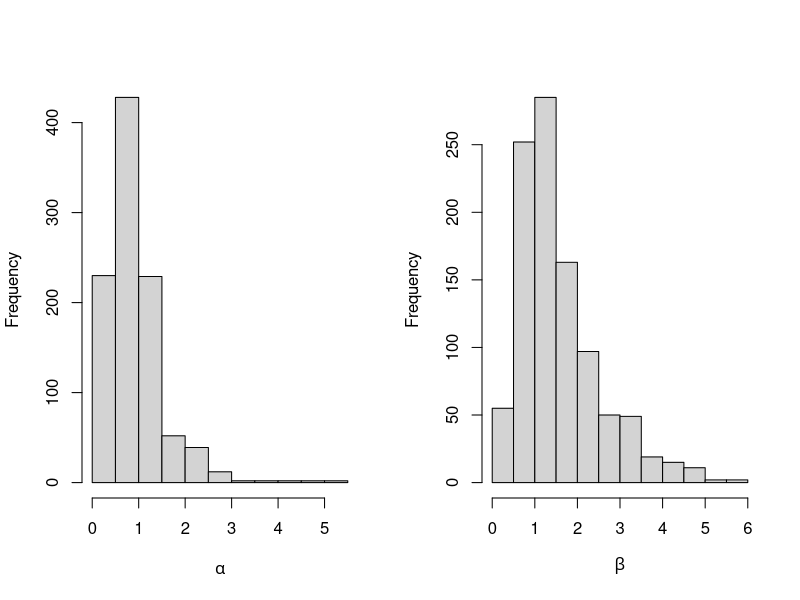
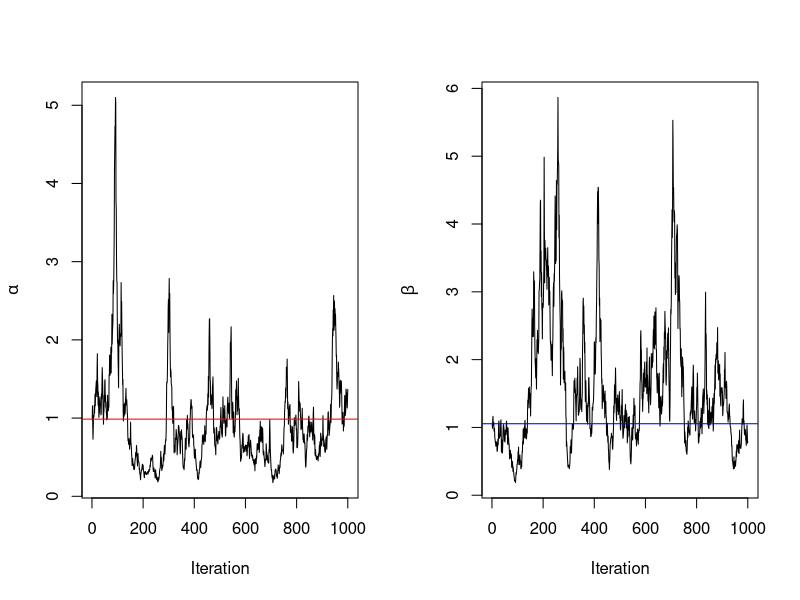

These figures' R source, in order:
## ---- chunk 1
knitr::opts_chunk$set(echo = TRUE, cache = TRUE)
## ---- chunk 2
set.seed(1)
# set up priors (mean)
a0 <- mean(rgamma(1000, shape = 1, rate = 1))
b0 <- mean(rgamma(1000, shape = 1, rate = 1))

# true data distribution
N <- 100  # 100 Xi observations
X <- rexp(n = N, a0*b0) #create 100 observations where X~exp(ab)

Xsum = sum(X) # for later use
## ---- chunk 3
# store posterior samples of a and b
alphas <- c()
betas <- c()

# input a0, b0
# we are choosing the starting points to be the mean of our prior distribution
alphas[1] <- a0
betas[1] <- b0

# choose how many iterations of Gibbs sampling to run
j <- 1000
## ---- chunk 4
# run for j (1000) iterations

for(i in 2:j){
# update a and b
a <- rgamma(n = 1, shape = N+1, rate = betas[i-1]*Xsum + 1)
alphas[i] <- a

b <- rgamma(n = 1, shape = N+1, rate = alphas[i]*Xsum + 1)
betas[i] <- b
}
## ---- chunk 5
# Histogram of samples
par(mfrow=c(1,2))
hist(alphas, xlab = expression(alpha), main = '')
hist(betas, xlab = expression(beta), main = '')
## ---- chunk 6
iterations <- 1:j
par(mfrow=c(1,2))
plot(alphas ~ iterations, xlab = 'Iteration', ylab = expression(alpha), type = 'l')
abline(h = a0, col = "red")
plot(betas ~ iterations, xlab = 'Iteration', ylab = expression(beta), type = 'l')
abline(h = b0, col = "blue")
